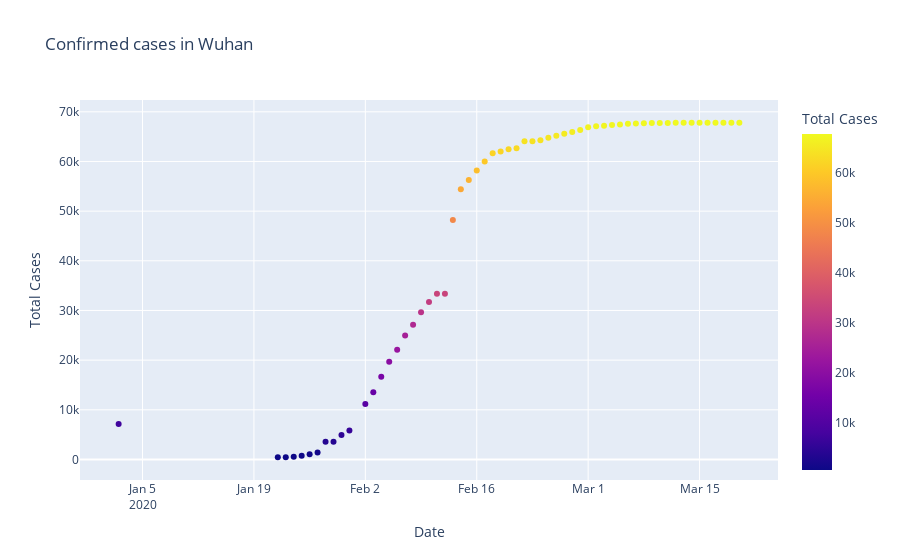

Notebook code cell kept with this figure:
### Code cell
fig  = px.scatter(dbd_Wuhan,x="Date", y='Total Cases',title = 'Confirmed cases in Wuhan', color= 'Total Cases')
fig.show()
